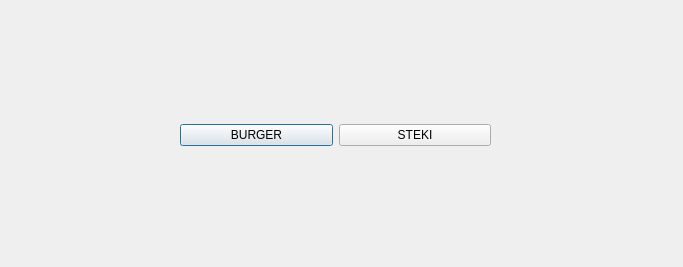
<?xml version="1.0" encoding="UTF-8"?>
<ui version="4.0">
 <class>przepisy_usa</class>
 <widget class="QDialog" name="przepisy_usa">
  <property name="geometry">
   <rect>
    <x>0</x>
    <y>0</y>
    <width>683</width>
    <height>267</height>
   </rect>
  </property>
  <property name="minimumSize">
   <size>
    <width>683</width>
    <height>267</height>
   </size>
  </property>
  <property name="maximumSize">
   <size>
    <width>683</width>
    <height>267</height>
   </size>
  </property>
  <property name="windowTitle">
   <string>Dialog</string>
  </property>
  <property name="styleSheet">
   <string notr="true">background-image: url(:/img/img/1.png);</string>
  </property>
  <widget class="QWidget" name="gridLayoutWidget">
   <property name="geometry">
    <rect>
     <x>180</x>
     <y>80</y>
     <width>311</width>
     <height>111</height>
    </rect>
   </property>
   <layout class="QGridLayout" name="gridLayout">
    <item row="0" column="0">
     <widget class="QPushButton" name="pushButton">
      <property name="styleSheet">
       <string notr="true">font: 87 12pt &quot;Georgia Pro Cond Black&quot;;
background-image: url(:/img/img/baton.png);</string>
      </property>
      <property name="text">
       <string>BURGER</string>
      </property>
     </widget>
    </item>
    <item row="0" column="1">
     <widget class="QPushButton" name="pushButton_2">
      <property name="styleSheet">
       <string notr="true">font: 87 12pt &quot;Georgia Pro Cond Black&quot;;
background-image: url(:/img/img/baton.png);</string>
      </property>
      <property name="text">
       <string>STEKI</string>
      </property>
     </widget>
    </item>
   </layout>
  </widget>
 </widget>
 <resources/>
 <connections/>
</ui>
